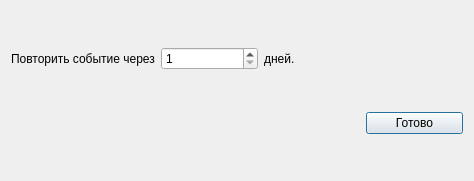
<?xml version="1.0" encoding="UTF-8"?>
<ui version="4.0">
 <class>replay_event</class>
 <widget class="QDialog" name="replay_event">
  <property name="geometry">
   <rect>
    <x>0</x>
    <y>0</y>
    <width>474</width>
    <height>181</height>
   </rect>
  </property>
  <property name="windowTitle">
   <string>Dialog</string>
  </property>
  <layout class="QGridLayout" name="gridLayout">
   <item row="0" column="0">
    <widget class="QLabel" name="label">
     <property name="text">
      <string>Повторить событие через</string>
     </property>
    </widget>
   </item>
   <item row="0" column="2">
    <widget class="QLabel" name="label_2">
     <property name="text">
      <string>дней.</string>
     </property>
    </widget>
   </item>
   <item row="1" column="3">
    <widget class="QPushButton" name="pushButton">
     <property name="text">
      <string>Готово</string>
     </property>
    </widget>
   </item>
   <item row="0" column="1">
    <widget class="QSpinBox" name="spinBox">
     <property name="minimum">
      <number>1</number>
     </property>
     <property name="maximum">
      <number>365</number>
     </property>
    </widget>
   </item>
  </layout>
 </widget>
 <resources/>
 <connections/>
</ui>
